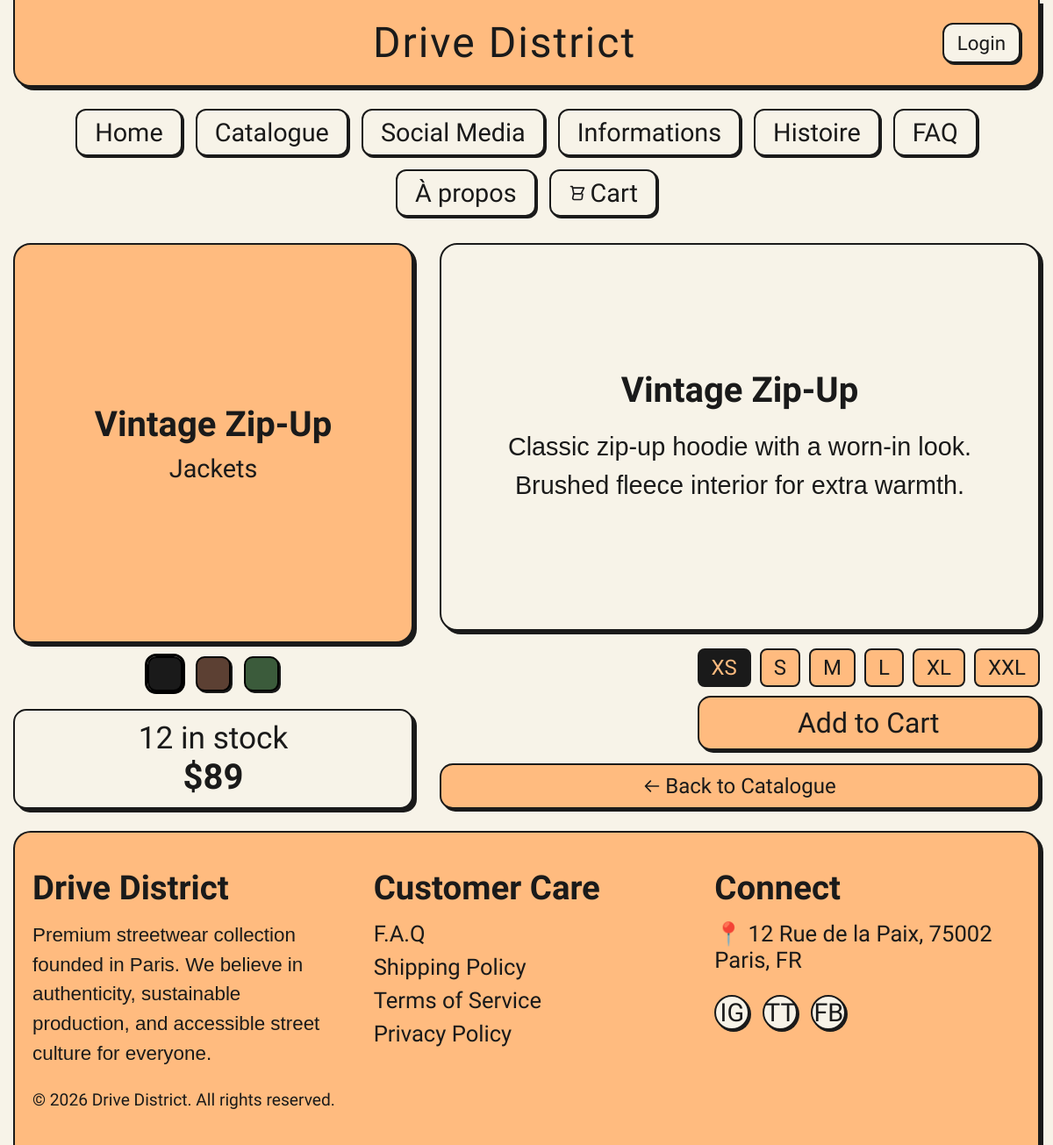
Screenshot of /product_detail.php with the database file from the repository.
### tables this page shows
CREATE TABLE products (
        id INTEGER PRIMARY KEY AUTOINCREMENT,
        name TEXT NOT NULL,
        category TEXT NOT NULL,
        price REAL NOT NULL,
        stock INTEGER NOT NULL,
        sizes TEXT NOT NULL,
        colors TEXT NOT NULL,
        desc TEXT NOT NULL
    , image TEXT DEFAULT '');

### data.php (called while the page is built, shortened)
<?php
$db_file = __DIR__ . '/drivedistrict.sqlite';
$pdo = new PDO('sqlite:' . $db_file);
$pdo->setAttribute(PDO::ATTR_ERRMODE, PDO::ERRMODE_EXCEPTION);
$pdo->exec("
    CREATE TABLE IF NOT EXISTS products (
        id INTEGER PRIMARY KEY AUTOINCREMENT,
        name TEXT NOT NULL,
        category TEXT NOT NULL,
        price REAL NOT NULL,
        stock INTEGER NOT NULL,
        sizes TEXT NOT NULL,
        colors TEXT NOT NULL,
        desc TEXT NOT NULL
    );
    CREATE TABLE IF NOT EXISTS users (
        id INTEGER PRIMARY KEY AUTOINCREMENT,
        username TEXT NOT NULL UNIQUE,
        email TEXT NOT NULL UNIQUE,
        password TEXT NOT NULL,
        role TEXT NOT NULL DEFAULT 'user',
        created_at DATETIME DEFAULT CURRENT_TIMESTAMP
    );
    CREATE TABLE IF NOT EXISTS orders (
        id INTEGER PRIMARY KEY AUTOINCREMENT,
        user_id INTEGER,
        total REAL NOT NULL,
        status TEXT NOT NULL DEFAULT 'pending',
        created_at DATETIME DEFAULT CURRENT_TIMESTAMP,
        FOREIGN KEY (user_id) REFERENCES users(id)
    );
    CREATE TABLE IF NOT EXISTS order_items (
        id INTEGER PRIMARY KEY AUTOINCREMENT,
        order_id INTEGER NOT NULL,
        product_id INTEGER NOT NULL,
        size TEXT NOT NULL,
        qty INTEGER NOT NULL,
        price REAL NOT NULL,
        FOREIGN KEY (order_id) REFERENCES orders(id),
        FOREIGN KEY (product_id) REFERENCES products(id)
    );
");
try {
    $pdo->exec("ALTER TABLE products ADD COLUMN image TEXT DEFAULT ''");
    $img_urls = [
        1 => 'https://images.unsplash.com/photo-1556821840-3a63f95609a7?q=80&w=400',
        2 => 'https://images.unsplash.com/photo-1521572163474-6864f9cf17ab?q=80&w=400',
        3 => 'https://images.unsplash.com/photo-1624378439575-d1ead6bb246b?q=80&w=400',
        4 => 'https://images.unsplash.com/photo-1576871337622-98d48d1cf531?q=80&w=400',
        5 => 'https://images.unsplash.com/photo-1559551409-dadc959f76b8?q=80&w=400',
        6 => 'https://images.unsplash.com/photo-1556821840-3a63f95609a7?q=80&w=400',
        7 => 'https://images.unsplash.com/photo-1542272604-787c3835535d?q=80&w=400',
        8 => 'https://images.unsplash.com/photo-1618517351616-389a7ac72579?q=80&w=400',
        9 => 'https://images.unsplash.com/photo-1551028719-0c14457cc7dc?q=80&w=400',
        10 => 'https://images.unsplash.com/photo-1525966222134-fcfa99b8ae77?q=80&w=400'
    ];
    foreach($img_urls as $id => $url) {
        $pdo->exec("UPDATE products SET image = '$url' WHERE id = $id AND (image IS NULL OR image = '')");
    }
} catch (Exception $e) {}
try {
    $pdo->exec("ALTER TABLE users ADD COLUMN cart TEXT DEFAULT '[]'");
} catch (Exception $e) {}
try {
    $pdo->exec("ALTER TABLE users ADD COLUMN role TEXT DEFAULT 'user'");
} catch (Exception $e) {}
$products = [];
$stmt = $pdo->query("SELECT * FROM products");
while ($row = $stmt->fetch(PDO::FETCH_ASSOC)) {
    $row['sizes'] = json_decode($row['sizes'], true) ?: [];
    $row['colors'] = json_decode($row['colors'], true) ?: [];
    $products[$row['id']] = $row;
}

### product_detail.php (the view, shortened to what this page needs)
<?php
include 'header.php';
$id = (int)($_GET['id'] ?? 1);
$p = $products[$id] ?? $products[1];
?>
<main class="product-detail-grid">
    <div class="product-left">
        <div class="product-image" style="position:relative;">
            <div style="text-align:center; padding:20px;">
                <h2 style="font-size:2.5rem;"><?= htmlspecialchars($p['name']) ?></h2>
                <p style="font-size:1.8rem; margin-top:10px;"><?= $p['category'] ?></p>
            </div>
        </div>
        <div class="product-colors" style="max-width:100%; justify-content:center; gap:15px;">
            <?php foreach($p['colors'] as $i => $color): ?>
            <div class="color-box" style="background-color:<?= $color ?>; width:40px; height:40px; border:2px solid #000; cursor:pointer; <?= $i===0 ? 'outline:3px solid #000;' : '' ?>" onclick="this.parentElement.querySelectorAll('.color-box').forEach(b=>b.style.outline='');this.style.outline='3px solid #000'; document.getElementById('selected-color').value='<?= $color ?>';"></div>
            <?php endforeach; ?>
        </div>
        <div class="product-metadata" style="margin-top:5px;">
            <p><?= $p['stock'] ?> in stock</p>
            <p style="font-size:2.5rem; font-weight:bold;">$<?= $p['price'] ?></p>
        </div>
    </div>
    <div class="product-right">
        <div class="product-description" style="padding:30px;">
            <div style="text-align:center;">
                <h2 style="font-size:2.5rem; margin-bottom:20px;"><?= htmlspecialchars($p['name']) ?></h2>
                <p style="font-size:1.8rem; line-height:1.5; font-family: sans-serif; font-weight:normal;"><?= $p['desc'] ?></p>
            </div>
        </div>
        <div class="product-action" style="flex-direction:column; align-items: flex-end; gap:15px;">
            <form method="POST" action="cart_actions.php" style="display:flex; flex-direction:column; align-items:flex-end; gap:10px;">
                <div style="display:flex; gap:10px; flex-wrap:wrap; justify-content:flex-end;">
                    <?php foreach($p['sizes'] as $i => $size): ?>
                    <label style="cursor:pointer;">
                        <span class="size-btn"><?= $size ?></span>
                    </label>
                    <?php endforeach; ?>
                </div>
                <button type="submit" class="buy-button" style="font-size:2rem; padding:10px 30px;">Add to Cart</button>
            </form>
            <a href="catalogue.php" class="buy-button" style="font-size:1.5rem; display:flex; align-items:center; justify-content:center; gap:5px; text-decoration:none;">
                <svg fill="none" stroke="currentColor" viewBox="0 0 24 24" width="20" height="20"><path stroke-linecap="round" stroke-linejoin="round" stroke-width="2" d="M10 19l-7-7m0 0l7-7m-7 7h18"></path></svg>
                Back to Catalogue
            </a>
        </div>
    </div>
</main>
<?php include 'footer.php'; ?>

### styles.css (style rules this page uses)
* { margin: 0; padding: 0; box-sizing: border-box; font-family: 'Jersey 25', sans-serif; }
body { background-color: #f7f3e8; display: flex; flex-direction: column; min-height: 100vh; color: #1a1a1a; }
.buy-button { background-color: #FFBB7F; border: 2px solid #1a1a1a; border-radius: 15px; padding: 10px 15px; font-size: 1.8rem; color: #1a1a1a; cursor: pointer; box-shadow: 3px 3px 0px #1a1a1a; transition: all 0.2s; display: flex; align-items: center; justify-content: center; gap: 8px; width: 100%; }
.product-detail-grid { display: grid; grid-template-columns: 1fr 1.5fr; gap: 30px; max-width: 1200px; margin: 0 auto; width: 100%; padding: 0 15px; }
.product-image { background-color: #FFBB7F; border: 2px solid #1a1a1a; border-radius: 20px; width: 100%; aspect-ratio: 1; display: flex; flex-direction: column; justify-content: center; align-items: center; box-shadow: 4px 4px 0px #1a1a1a; }
.product-left { display: flex; flex-direction: column; gap: 15px; align-items: center; }
.product-colors { display: flex; gap: 10px; width: 100%; }
.product-metadata { text-align: center; font-size: 2.2rem; line-height: 1.2; background-color: #f7f3e8; border: 2px solid #1a1a1a; border-radius: 15px; padding: 10px 20px; box-shadow: 4px 4px 0px #1a1a1a; width: 100%; }
.product-right { display: flex; flex-direction: column; gap: 20px; }
.product-description { background-color: #f7f3e8; border: 2px solid #1a1a1a; border-radius: 20px; padding: 40px; box-shadow: 4px 4px 0px #1a1a1a; flex: 1; display: flex; flex-direction: column; justify-content: center; }
.product-action { display: flex; justify-content: flex-end; }
.color-box { border: 2px solid #1a1a1a; box-shadow: 2px 2px 0px #1a1a1a; transition: transform 0.2s; border-radius: 10px; }

### product_detail.php (style rules this page uses)
.size-btn { display:inline-block; padding:6px 14px; border:2px solid #1a1a1a; border-radius:8px; font-family:'Jersey 25',sans-serif; font-size:1.5rem; background:#FFBB7F; cursor:pointer; }
input.size-radio:checked + .size-btn { background:#1a1a1a; color:#FFBB7F; }

### rows the page displays
products: name "Vintage Zip-Up", category "Jackets", stock "12", price "89", desc "Classic zip-up hoodie with a worn-in look. Brushed fleece interior for extra warmth."

### other values shown
$size "XS"
$size "S"
$size "M"
$size "L"
$size "XL"
$size "XXL"
